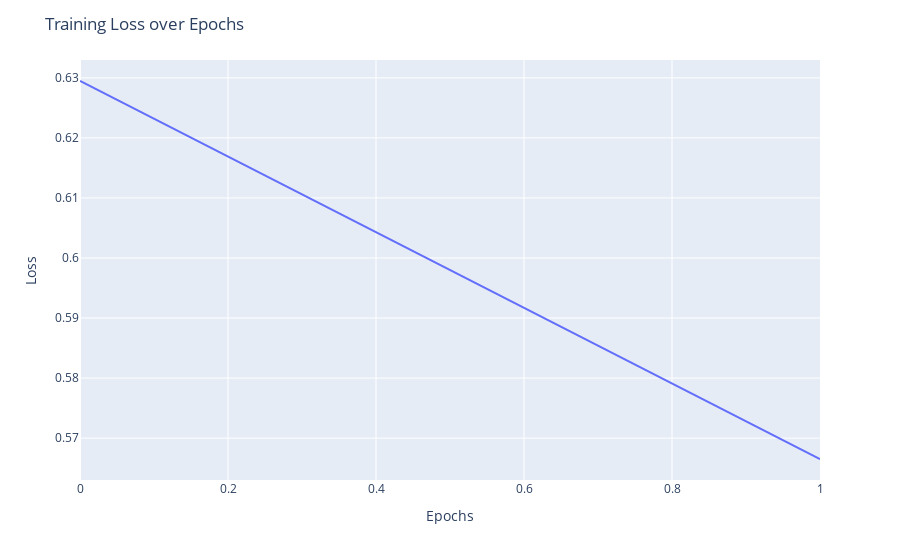

The notebook cell this image was saved under:
### Code cell
#plotting the training loss over epochs 
import plotly.express as px 
f = pd.DataFrame(loss_values)
f.columns = ['loss']
fig = px.line(f, x = f.index,y=f.loss)
fig.update_layout(title = 'Training Loss over Epochs',
                  xaxis_title = 'Epochs',
                  yaxis_title = 'Loss')
fig.show()

### Figure 1 — Plotly figure (JSON) as saved in the notebook; plotly's stock layout.template omitted (floating-point values rounded to 4 significant figures)
{"data": [{"hovertemplate": "index=%{x}<br>loss=%{y}<extra></extra>", "legendgroup": "", "line": {"color": "#636efa", "dash": "solid"}, "marker": {"symbol": "circle"}, "mode": "lines", "name": "", "orientation": "v", "showlegend": false, "type": "scatter", "x": [0, 1], "xaxis": "x", "y": [0.6295, 0.5665], "yaxis": "y"}], "layout": {"legend": {"tracegroupgap": 0}, "margin": {"t": 60}, "title": {"text": "Training Loss over Epochs"}, "xaxis": {"anchor": "y", "domain": [0, 1], "title": {"text": "Epochs"}}, "yaxis": {"anchor": "x", "domain": [0, 1], "title": {"text": "Loss"}}}}
